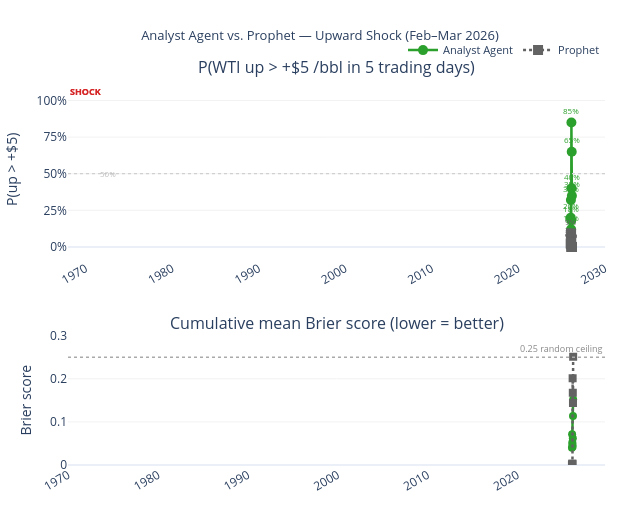

This figure's notebook cell:
### Code cell
# ── Act 6 summary chart ────────────────────────────────────────────────────────
#
# Top panel  — dot+line chart: P(upward shock) for Prophet & Analyst Agent
#              Shock-outcome weeks highlighted with a red column background
#              so the audience can instantly read "model said X, this happened"
#
# Bottom panel — cumulative mean Brier score (lower = better)
#
# Sized narrow (640 px wide) for pptx embedding.

METHOD_COLORS = {"Prophet": CLR_PROPHET, "Analyst Agent": CLR_LLMP_CTX}
METHOD_SYMBOL = {"Prophet": "square",    "Analyst Agent": "circle"}
METHOD_DASH   = {"Prophet": "dot",       "Analyst Agent": "solid"}

origins_ordered = [o.strftime("%Y-%m-%d") for o in SHOCK_ORIGINS]
outcome_by_key  = {
    key: int(binary_df[(binary_df["origin"] == key) & (binary_df["method"] == "Prophet")].iloc[0]["outcome"])
    for key in origins_ordered
}
shock_indices = [i for i, k in enumerate(origins_ordered) if outcome_by_key[k] == 1]

fig = psp.make_subplots(
    rows=2, cols=1,
    row_heights=[0.58, 0.42],
    vertical_spacing=0.20,
    subplot_titles=[
        "P(WTI up > +$5 /bbl in 5 trading days)",
        "Cumulative mean Brier score (lower = better)",
    ],
)

# ── Shock-outcome column shading (both panels) ────────────────────────────────
# Categorical x-axes map category n → integer index n, so use numeric offsets.
for i in shock_indices:
    for row_n, (y0, y1) in [(1, (-0.12, 1.08)), (2, (0.0, 0.30))]:
        fig.add_shape(
            type="rect", layer="below",
            xref=f"x{'' if row_n == 1 else row_n}",
            yref=f"y{'' if row_n == 1 else row_n}",
            x0=i - 0.48, x1=i + 0.48,
            y0=y0, y1=y1,
            fillcolor="rgba(214,39,40,0.12)",
            line_width=0,
        )
    # Label at the top of the shaded column
    fig.add_annotation(
        x=i, y=1.06, text="<b>SHOCK</b>",
        showarrow=False,
        font=dict(size=9, color=CLR_CONFLICT),
        xref="x", yref="y",
    )

# ── Row 1: probability dot + line ─────────────────────────────────────────────
for method in ["Analyst Agent", "Prophet"]:
    sub = binary_df[binary_df["method"] == method].sort_values("origin_dt")
    fig.add_trace(go.Scatter(
        x=sub["origin"],
        y=sub["prob"],
        name=method,
        mode="lines+markers",
        line=dict(color=METHOD_COLORS[method], width=2.5, dash=METHOD_DASH[method]),
        marker=dict(size=10, symbol=METHOD_SYMBOL[method]),
        legendgroup=method,
        showlegend=True,
        hovertemplate="%{x}<br>P(up)=%{y:.0%}<extra>" + method + "</extra>",
    ), row=1, col=1)
    # Probability label above each dot
    for _, r in sub.iterrows():
        fig.add_annotation(
            x=r["origin"], y=r["prob"],
            text=f"{r['prob']:.0%}",
            showarrow=False,
            font=dict(size=8, color=METHOD_COLORS[method]),
            yshift=12,
            xref="x", yref="y",
        )

fig.add_hline(
    y=0.5, line=dict(color="#d0d0d0", dash="dot", width=1.2),
    row=1, col=1,
)
fig.add_annotation(
    x=7, y=0.5, text="50%", showarrow=False,
    font=dict(size=8, color="#bbb"), xshift=22, yref="y",
)

fig.update_yaxes(
    title_text="P(up > +$5)", range=[-0.08, 1.14],
    tickformat=".0%", dtick=0.25, row=1, col=1,
)
fig.update_xaxes(tickangle=-30, row=1, col=1)

# ── Row 2: cumulative mean Brier ───────────────────────────────────────────────
for method in ["Analyst Agent", "Prophet"]:
    sub       = binary_df[binary_df["method"] == method].sort_values("origin_dt")
    cum_brier = sub["brier"].expanding().mean().values
    fig.add_trace(go.Scatter(
        x=sub["origin"].values,
        y=cum_brier,
        name=method,
        mode="lines+markers",
        line=dict(color=METHOD_COLORS[method], width=2.5, dash=METHOD_DASH[method]),
        marker=dict(size=8, symbol=METHOD_SYMBOL[method]),
        legendgroup=method,
        showlegend=False,
        hovertemplate="%{x}<br>Cumul. Brier: %{y:.3f}<extra>" + method + "</extra>",
    ), row=2, col=1)

fig.add_hline(
    y=0.25, line=dict(color="#aaa", dash="dot", width=1.5),
    annotation_text="0.25 random ceiling",
    annotation_position="top right",
    annotation_font=dict(size=9, color="#888"),
    row=2, col=1,
)
fig.update_yaxes(
    title_text="Brier score", range=[0, 0.30],
    row=2, col=1,
)
fig.update_xaxes(tickangle=-30, row=2, col=1)

fig.update_layout(
    title=dict(
        text="Analyst Agent vs. Prophet — Upward Shock (Feb–Mar 2026)",
        x=0.5, font=dict(size=13),
    ),
    height=520, width=640,
    template="plotly_white",
    legend=dict(
        orientation="h", yanchor="bottom", y=1.04, xanchor="right", x=1,
        font=dict(size=11),
    ),
    margin=dict(t=80, b=55, l=60, r=35),
)
fig.update_xaxes(showgrid=False)
fig.update_yaxes(showgrid=True, gridcolor="#ececec", gridwidth=0.7)
fig.show()

### Figure 1 — Plotly figure (JSON) as saved in the notebook; plotly's stock layout.template omitted (floating-point values rounded to 4 significant figures)
{"data": [{"hovertemplate": "%{x}<br>P(up)=%{y:.0%}<extra>Analyst Agent</extra>", "legendgroup": "Analyst Agent", "line": {"color": "#2ca02c", "dash": "solid", "width": 2.5}, "marker": {"size": 10, "symbol": "circle"}, "mode": "lines+markers", "name": "Analyst Agent", "showlegend": true, "type": "scatter", "x": ["2026-02-02", "2026-02-09", "2026-02-17", "2026-02-23", "2026-03-02", "2026-03-09", "2026-03-16", "2026-03-23"], "xaxis": "x", "y": [0.2, 0.32, 0.12, 0.18, 0.85, 0.4, 0.65, 0.35], "yaxis": "y"}, {"hovertemplate": "%{x}<br>P(up)=%{y:.0%}<extra>Prophet</extra>", "legendgroup": "Prophet", "line": {"color": "#636363", "dash": "dot", "width": 2.5}, "marker": {"size": 10, "symbol": "square"}, "mode": "lines+markers", "name": "Prophet", "showlegend": true, "type": "scatter", "x": ["2026-02-02", "2026-02-09", "2026-02-17", "2026-02-23", "2026-03-02", "2026-03-09", "2026-03-16", "2026-03-23"], "xaxis": "x", "y": [0.02566, 0.01743, 0.09151, 0.03463, 0.001757, 3.864e-14, 8.586e-11, 3.014e-06], "yaxis": "y"}, {"hovertemplate": "%{x}<br>Cumul. Brier: %{y:.3f}<extra>Analyst Agent</extra>", "legendgroup": "Analyst Agent", "line": {"color": "#2ca02c", "dash": "solid", "width": 2.5}, "marker": {"size": 8, "symbol": "circle"}, "mode": "lines+markers", "name": "Analyst Agent", "showlegend": false, "type": "scatter", "x": ["2026-02-02", "2026-02-09", "2026-02-17", "2026-02-23", "2026-03-02", "2026-03-09", "2026-03-16", "2026-03-23"], "xaxis": "x2", "y": [0.04, 0.0712, 0.05227, 0.0473, 0.04234, 0.06195, 0.1135, 0.1521], "yaxis": "y2"}, {"hovertemplate": "%{x}<br>Cumul. Brier: %{y:.3f}<extra>Prophet</extra>", "legendgroup": "Prophet", "line": {"color": "#636363", "dash": "dot", "width": 2.5}, "marker": {"size": 8, "symbol": "square"}, "mode": "lines+markers", "name": "Prophet", "showlegend": false, "type": "scatter", "x": ["2026-02-02", "2026-02-09", "2026-02-17", "2026-02-23", "2026-03-02", "2026-03-09", "2026-03-16", "2026-03-23"], "xaxis": "x2", "y": [0.0006582, 0.0004811, 0.003112, 0.002634, 0.2014, 0.1678, 0.1439, 0.2509], "yaxis": "y2"}], "layout": {"annotations": [{"font": {"size": 16}, "showarrow": false, "text": "P(WTI up > +$5 /bbl in 5 trading days)", "x": 0.5, "xanchor": "center", "xref": "paper", "y": 1.0, "yanchor": "bottom", "yref": "paper"}, {"font": {"size": 16}, "showarrow": false, "text": "Cumulative mean Brier score (lower = better)", "x": 0.5, "xanchor": "center", "xref": "paper", "y": 0.336, "yanchor": "bottom", "yref": "paper"}, {"font": {"color": "#d62728", "size": 9}, "showarrow": false, "text": "<b>SHOCK</b>", "x": 4, "xref": "x", "y": 1.06, "yref": "y"}, {"font": {"color": "#d62728", "size": 9}, "showarrow": false, "text": "<b>SHOCK</b>", "x": 7, "xref": "x", "y": 1.06, "yref": "y"}, {"font": {"color": "#2ca02c", "size": 8}, "showarrow": false, "text": "20%", "x": "2026-02-02", "xref": "x", "y": 0.2, "yref": "y", "yshift": 12}, {"font": {"color": "#2ca02c", "size": 8}, "showarrow": false, "text": "32%", "x": "2026-02-09", "xref": "x", "y": 0.32, "yref": "y", "yshift": 12}, {"font": {"color": "#2ca02c", "size": 8}, "showarrow": false, "text": "12%", "x": "2026-02-17", "xref": "x", "y": 0.12, "yref": "y", "yshift": 12}, {"font": {"color": "#2ca02c", "size": 8}, "showarrow": false, "text": "18%", "x": "2026-02-23", "xref": "x", "y": 0.18, "yref": "y", "yshift": 12}, {"font": {"color": "#2ca02c", "size": 8}, "showarrow": false, "text": "85%", "x": "2026-03-02", "xref": "x", "y": 0.85, "yref": "y", "yshift": 12}, {"font": {"color": "#2ca02c", "size": 8}, "showarrow": false, "text": "40%", "x": "2026-03-09", "xref": "x", "y": 0.4, "yref": "y", "yshift": 12}, {"font": {"color": "#2ca02c", "size": 8}, "showarrow": false, "text": "65%", "x": "2026-03-16", "xref": "x", "y": 0.65, "yref": "y", "yshift": 12}, {"font": {"color": "#2ca02c", "size": 8}, "showarrow": false, "text": "35%", "x": "2026-03-23", "xref": "x", "y": 0.35, "yref": "y", "yshift": 12}, {"font": {"color": "#636363", "size": 8}, "showarrow": false, "text": "3%", "x": "2026-02-02", "xref": "x", "y": 0.02566, "yref": "y", "yshift": 12}, {"font": {"color": "#636363", "size": 8}, "showarrow": false, "text": "2%", "x": "2026-02-09", "xref": "x", "y": 0.01743, "yref": "y", "yshift": 12}, {"font": {"color": "#636363", "size": 8}, "showarrow": false, "text": "9%", "x": "2026-02-17", "xref": "x", "y": 0.09151, "yref": "y", "yshift": 12}, {"font": {"color": "#636363", "size": 8}, "showarrow": false, "text": "3%", "x": "2026-02-23", "xref": "x", "y": 0.03463, "yref": "y", "yshift": 12}, {"font": {"color": "#636363", "size": 8}, "showarrow": false, "text": "0%", "x": "2026-03-02", "xref": "x", "y": 0.001757, "yref": "y", "yshift": 12}, {"font": {"color": "#636363", "size": 8}, "showarrow": false, "text": "0%", "x": "2026-03-09", "xref": "x", "y": 3.864e-14, "yref": "y", "yshift": 12}, {"font": {"color": "#636363", "size": 8}, "showarrow": false, "text": "0%", "x": "2026-03-16", "xref": "x", "y": 8.586e-11, "yref": "y", "yshift": 12}, {"font": {"color": "#636363", "size": 8}, "showarrow": false, "text": "0%", "x": "2026-03-23", "xref": "x", "y": 3.014e-06, "yref": "y", "yshift": 12}, {"font": {"color": "#bbb", "size": 8}, "showarrow": false, "text": "50%", "x": 7, "xshift": 22, "y": 0.5, "yref": "y"}, {"font": {"color": "#888", "size": 9}, "showarrow": false, "text": "0.25 random ceiling", "x": 1, "xanchor": "right", "xref": "x2 domain", "y": 0.25, "yanchor": "bottom", "yref": "y2"}], "height": 520, "legend": {"font": {"size": 11}, "orientation": "h", "x": 1, "xanchor": "right", "y": 1.04, "yanchor": "bottom"}, "margin": {"b": 55, "l": 60, "r": 35, "t": 80}, "shapes": [{"fillcolor": "rgba(214,39,40,0.12)", "layer": "below", "line": {"width": 0}, "type": "rect", "x0": 3.52, "x1": 4.48, "xref": "x", "y0": -0.12, "y1": 1.08, "yref": "y"}, {"fillcolor": "rgba(214,39,40,0.12)", "layer": "below", "line": {"width": 0}, "type": "rect", "x0": 3.52, "x1": 4.48, "xref": "x2", "y0": 0.0, "y1": 0.3, "yref": "y2"}, {"fillcolor": "rgba(214,39,40,0.12)", "layer": "below", "line": {"width": 0}, "type": "rect", "x0": 6.52, "x1": 7.48, "xref": "x", "y0": -0.12, "y1": 1.08, "yref": "y"}, {"fillcolor": "rgba(214,39,40,0.12)", "layer": "below", "line": {"width": 0}, "type": "rect", "x0": 6.52, "x1": 7.48, "xref": "x2", "y0": 0.0, "y1": 0.3, "yref": "y2"}, {"line": {"color": "#d0d0d0", "dash": "dot", "width": 1.2}, "type": "line", "x0": 0, "x1": 1, "xref": "x domain", "y0": 0.5, "y1": 0.5, "yref": "y"}, {"line": {"color": "#aaa", "dash": "dot", "width": 1.5}, "type": "line", "x0": 0, "x1": 1, "xref": "x2 domain", "y0": 0.25, "y1": 0.25, "yref": "y2"}], "title": {"font": {"size": 13}, "text": "Analyst Agent vs. Prophet — Upward Shock (Feb–Mar 2026)", "x": 0.5}, "width": 640, "xaxis": {"anchor": "y", "domain": [0.0, 1.0], "showgrid": false, "tickangle": -30}, "xaxis2": {"anchor": "y2", "domain": [0.0, 1.0], "showgrid": false, "tickangle": -30}, "yaxis": {"anchor": "x", "domain": [0.536, 1.0], "dtick": 0.25, "gridcolor": "#ececec", "gridwidth": 0.7, "range": [-0.08, 1.14], "showgrid": true, "tickformat": ".0%", "title": {"text": "P(up > +$5)"}}, "yaxis2": {"anchor": "x2", "domain": [0.0, 0.336], "gridcolor": "#ececec", "gridwidth": 0.7, "range": [0, 0.3], "showgrid": true, "title": {"text": "Brier score"}}}}
